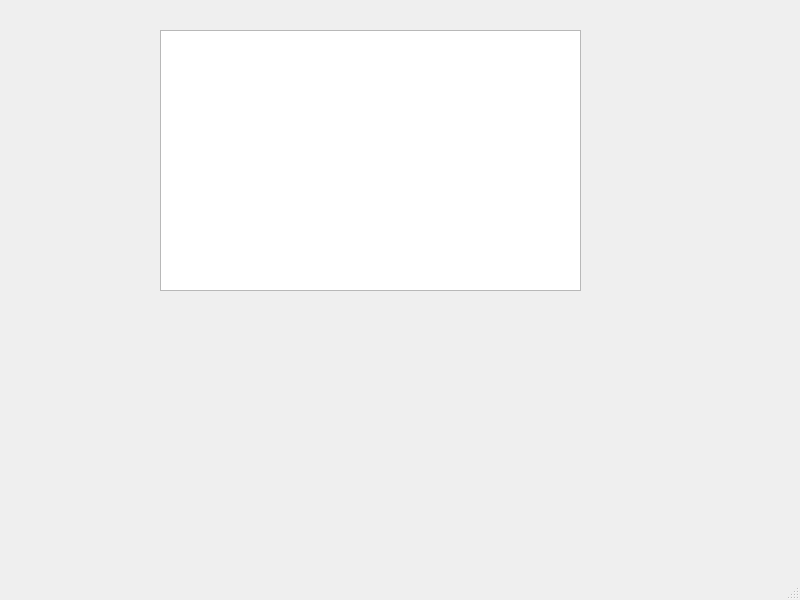
<?xml version="1.0" encoding="UTF-8"?>
<ui version="4.0">
 <class>MainWindow</class>
 <widget class="QMainWindow" name="MainWindow">
  <property name="geometry">
   <rect>
    <x>0</x>
    <y>0</y>
    <width>800</width>
    <height>600</height>
   </rect>
  </property>
  <property name="windowTitle">
   <string>MainWindow</string>
  </property>
  <widget class="QWidget" name="centralwidget">
   <widget class="QGraphicsView" name="graphicsView">
    <property name="geometry">
     <rect>
      <x>160</x>
      <y>30</y>
      <width>421</width>
      <height>261</height>
     </rect>
    </property>
   </widget>
  </widget>
  <widget class="QMenuBar" name="menubar">
   <property name="geometry">
    <rect>
     <x>0</x>
     <y>0</y>
     <width>800</width>
     <height>21</height>
    </rect>
   </property>
  </widget>
  <widget class="QStatusBar" name="statusbar"/>
 </widget>
 <resources/>
 <connections/>
</ui>
